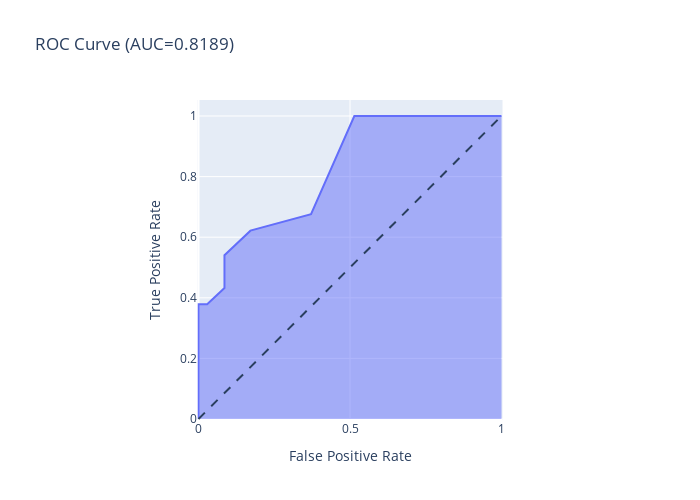
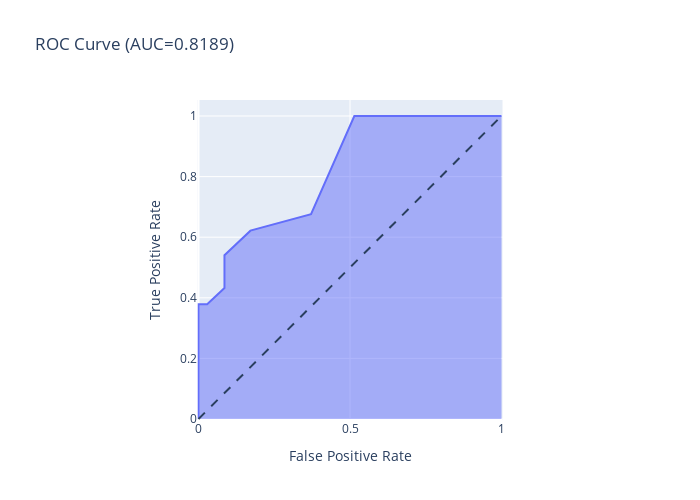

Write notebook code for charts like these, in order.
### Code cell
#import sys
#!{sys.executable} -m pip install plotly
import plotly.express as px

fig = px.area(
    x=fpr, y=tpr,
    title=f'ROC Curve (AUC={auc(fpr, tpr):.4f})',
    labels=dict(x='False Positive Rate', y='True Positive Rate'),
    width=700, height=500
)
fig.add_shape(
    type='line', line=dict(dash='dash'),
    x0=0, x1=1, y0=0, y1=1
)

fig.update_yaxes(scaleanchor="x", scaleratio=1)
fig.update_xaxes(constrain='domain')
#fig.show()

### Figure 1 — Plotly figure (JSON) as saved in the notebook; plotly's stock layout.template omitted (floating-point values rounded to 4 significant figures)
{"data": [{"fillpattern": {"shape": ""}, "hovertemplate": "False Positive Rate=%{x}<br>True Positive Rate=%{y}<extra></extra>", "legendgroup": "", "line": {"color": "#636efa"}, "marker": {"symbol": "circle"}, "mode": "lines", "name": "", "orientation": "v", "showlegend": false, "stackgroup": "1", "type": "scatter", "x": [0, 0, 0, 0, 0.02857, 0.08571, 0.08571, 0.08571, 0.1714, 0.3714, 0.5143, 0.5429, 0.6, 0.6286, 0.6857, 0.7429, 0.8, 0.8857, 0.9429, 1], "xaxis": "x", "y": [0, 0.1081, 0.1622, 0.3784, 0.3784, 0.4324, 0.5135, 0.5405, 0.6216, 0.6757, 1, 1, 1, 1, 1, 1, 1, 1, 1, 1], "yaxis": "y"}], "layout": {"height": 500, "legend": {"tracegroupgap": 0}, "shapes": [{"line": {"dash": "dash"}, "type": "line", "x0": 0, "x1": 1, "y0": 0, "y1": 1}], "title": {"text": "ROC Curve (AUC=0.8189)"}, "width": 700, "xaxis": {"anchor": "y", "constrain": "domain", "domain": [0, 1], "title": {"text": "False Positive Rate"}}, "yaxis": {"anchor": "x", "domain": [0, 1], "scaleanchor": "x", "scaleratio": 1, "title": {"text": "True Positive Rate"}}}}

### Figure 2 — Plotly figure (JSON) as saved in the notebook; plotly's stock layout.template omitted (floating-point values rounded to 4 significant figures)
{"data": [{"fillpattern": {"shape": ""}, "hovertemplate": "False Positive Rate=%{x}<br>True Positive Rate=%{y}<extra></extra>", "legendgroup": "", "line": {"color": "#636efa"}, "marker": {"symbol": "circle"}, "mode": "lines", "name": "", "orientation": "v", "showlegend": false, "stackgroup": "1", "type": "scatter", "x": [0, 0, 0, 0, 0.02857, 0.08571, 0.08571, 0.08571, 0.1714, 0.3714, 0.5143, 0.5429, 0.6, 0.6286, 0.6857, 0.7429, 0.8, 0.8857, 0.9429, 1], "xaxis": "x", "y": [0, 0.1081, 0.1622, 0.3784, 0.3784, 0.4324, 0.5135, 0.5405, 0.6216, 0.6757, 1, 1, 1, 1, 1, 1, 1, 1, 1, 1], "yaxis": "y"}], "layout": {"height": 500, "legend": {"tracegroupgap": 0}, "shapes": [{"line": {"dash": "dash"}, "type": "line", "x0": 0, "x1": 1, "y0": 0, "y1": 1}], "title": {"text": "ROC Curve (AUC=0.8189)"}, "width": 700, "xaxis": {"anchor": "y", "constrain": "domain", "domain": [0, 1], "title": {"text": "False Positive Rate"}}, "yaxis": {"anchor": "x", "domain": [0, 1], "scaleanchor": "x", "scaleratio": 1, "title": {"text": "True Positive Rate"}}}}
